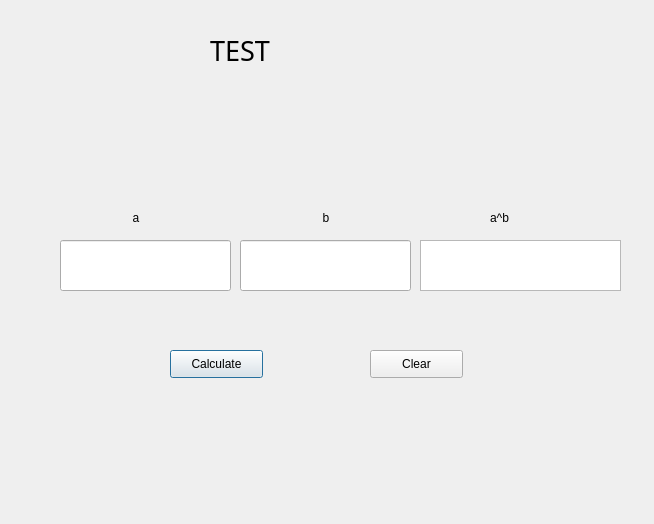
<?xml version="1.0" encoding="UTF-8"?>
<ui version="4.0">
 <class>Dialog</class>
 <widget class="QDialog" name="Dialog">
  <property name="geometry">
   <rect>
    <x>0</x>
    <y>0</y>
    <width>654</width>
    <height>524</height>
   </rect>
  </property>
  <property name="windowTitle">
   <string>Dialog</string>
  </property>
  <widget class="QLabel" name="label">
   <property name="geometry">
    <rect>
     <x>210</x>
     <y>-60</y>
     <width>581</width>
     <height>221</height>
    </rect>
   </property>
   <property name="font">
    <font>
     <family>Source Sans Pro</family>
     <pointsize>20</pointsize>
    </font>
   </property>
   <property name="text">
    <string>TEST</string>
   </property>
  </widget>
  <widget class="QLineEdit" name="lineEdit">
   <property name="geometry">
    <rect>
     <x>60</x>
     <y>240</y>
     <width>171</width>
     <height>51</height>
    </rect>
   </property>
  </widget>
  <widget class="QLineEdit" name="lineEdit_2">
   <property name="geometry">
    <rect>
     <x>240</x>
     <y>240</y>
     <width>171</width>
     <height>51</height>
    </rect>
   </property>
  </widget>
  <widget class="QLabel" name="label_2">
   <property name="geometry">
    <rect>
     <x>100</x>
     <y>210</y>
     <width>72</width>
     <height>15</height>
    </rect>
   </property>
   <property name="text">
    <string>a</string>
   </property>
   <property name="alignment">
    <set>Qt::AlignCenter</set>
   </property>
  </widget>
  <widget class="QLabel" name="label_3">
   <property name="geometry">
    <rect>
     <x>290</x>
     <y>210</y>
     <width>72</width>
     <height>15</height>
    </rect>
   </property>
   <property name="text">
    <string>b</string>
   </property>
   <property name="alignment">
    <set>Qt::AlignCenter</set>
   </property>
  </widget>
  <widget class="QLabel" name="label_4">
   <property name="geometry">
    <rect>
     <x>490</x>
     <y>210</y>
     <width>72</width>
     <height>15</height>
    </rect>
   </property>
   <property name="text">
    <string>a^b</string>
   </property>
  </widget>
  <widget class="QTextBrowser" name="textBrowser">
   <property name="geometry">
    <rect>
     <x>420</x>
     <y>240</y>
     <width>201</width>
     <height>51</height>
    </rect>
   </property>
  </widget>
  <widget class="QPushButton" name="pushButton">
   <property name="geometry">
    <rect>
     <x>170</x>
     <y>350</y>
     <width>93</width>
     <height>28</height>
    </rect>
   </property>
   <property name="text">
    <string>Calculate</string>
   </property>
  </widget>
  <widget class="QPushButton" name="clr_button">
   <property name="geometry">
    <rect>
     <x>370</x>
     <y>350</y>
     <width>93</width>
     <height>28</height>
    </rect>
   </property>
   <property name="text">
    <string>Clear</string>
   </property>
  </widget>
 </widget>
 <resources/>
 <connections/>
</ui>
